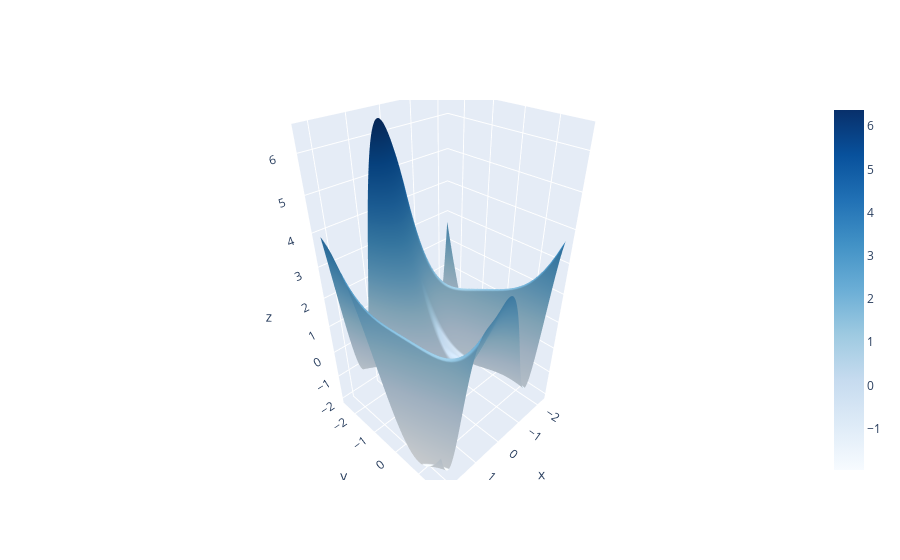

Source (notebook cell):
### Code cell
def objective_function(vector: np.ndarray):
    return townsend_function(vector[0], vector[1])
    

bounds: Bound = townsend_function_bounds

plot_surface(objective_function, bounds)

### Figure 1 — Plotly figure (JSON) as saved in the notebook; plotly's stock layout.template omitted (floating-point values rounded to 4 significant figures; data arrays with more than 128 entries replaced by an {"elided": "..."} marker saying what was removed)
{"data": [{"colorscale": [[0, "rgb(247,251,255)"], [0.125, "rgb(222,235,247)"], [0.25, "rgb(198,219,239)"], [0.375, "rgb(158,202,225)"], [0.5, "rgb(107,174,214)"], [0.625, "rgb(66,146,198)"], [0.75, "rgb(33,113,181)"], [0.875, "rgb(8,81,156)"], [1, "rgb(8,48,107)"]], "type": "surface", "x": {"elided": "100x100 float values"}, "y": {"elided": "100x100 float values"}, "z": {"elided": "100x100 float values"}}], "layout": {}}
